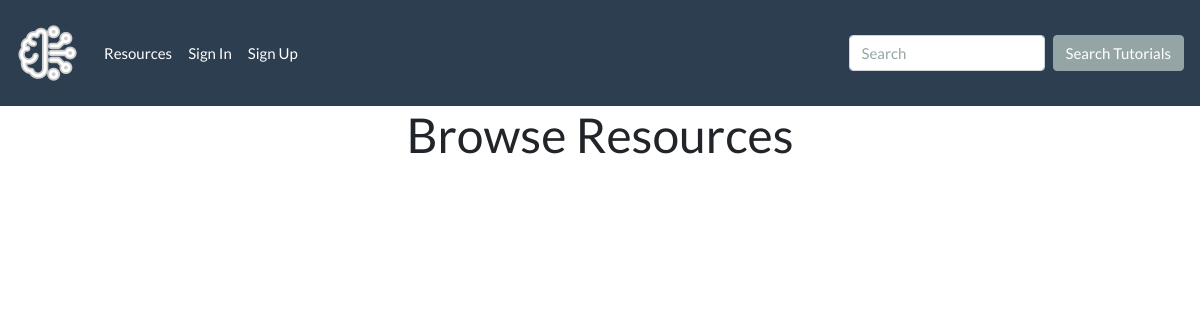
Before: /resources with the older database file.
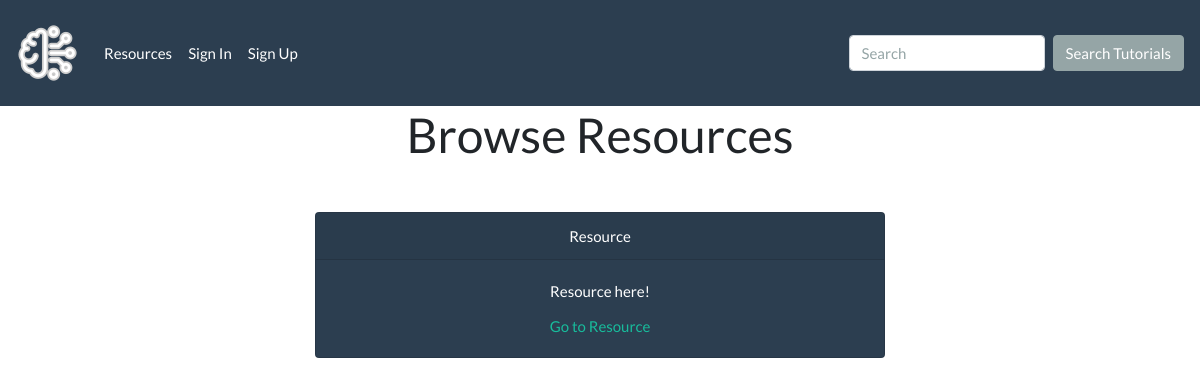
After: the same page with the newer database file.
### tutorial_app/models.py (models this page shows)
class Resource(db.Model):
    id = db.Column(db.Integer, primary_key=True)
    category = db.Column(
        db.Enum(TutorialCategory), default=TutorialCategory.OTHER
    )
    title = db.Column(db.String(40), nullable=False)
    description = db.Column(db.String(120), nullable=True)
    link = db.Column(db.String(120), nullable=False)

### tutorial_app/main/routes.py (the view)
@main.route("/resources")
def resources():
    resources = Resource.query.all()
    return render_template("resources.html", resources=resources)

### tutorial_app/templates/resources.html (shortened to what this page needs)
{% extends 'base.html' %}
{% block content %}
<div class="m-auto text-center col-md-6">
  <h1>Browse Resources</h1>
  {% for resource in resources %}
  <div class="card text-white bg-primary mt-5 mb-3 ml-auto mr-auto" style="max-width: 80rem;">
    <div class="card-header">{{ resource.title }}</div>
    <div class="card-body col-md-4 m-auto col">
      <p class="card-title">{{ resource.description }}</p>
      <a href="{{ resource.link }}" class="card-text">Go to Resource</a></br>
    </div>
  </div>
  {% endfor %}
</div>
{% endblock %}

Changed rows visible on the page:
added Resource: title "Resource", description "Resource here!"
